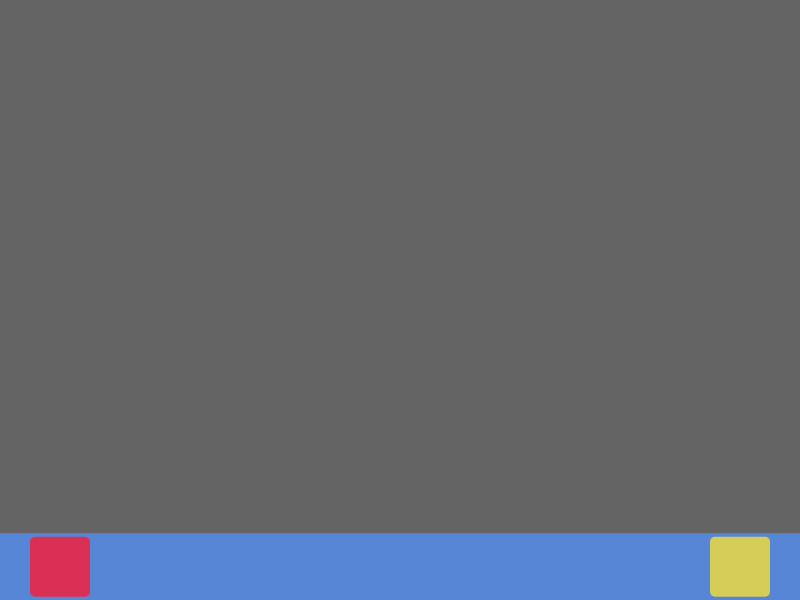
Frame 1 (no input)
Frame 60 (no input): identical to frame 1, image omitted
Frame 120 (the mouse pressed at the canvas centre since frame 60): identical to frame 1, image omitted

The p5.js sketch that drew this single still picture (run headless with seeded random() and noise() and a simulated clock; from frame 60 on, the mouse is pressed at the canvas centre):

// p5.js sketch
// ── sketch.js
var particles = [];
var fixed = false;
var pause = true;

var menuPosition;
var menuHeight;
var toggleButtonPos;
var resolutionConst;
function setup() {
  pixelDensity(1);
  createCanvas(displayWidth, displayHeight); 
  frameRate(60);
  menuPosition = height-height/9;
  menuHeight = height/9;
  buttonSize = menuHeight*0.9;
  toggleButtonPos = createVector(width - buttonSize, menuPosition+menuHeight/2);
  pauseButtonPos = createVector(buttonSize, menuPosition+menuHeight/2);
  resolutionConst = height/200;
}

function draw() {
  background(100);
    
  drawMenu();
  updateParticles();  
  drawParticles();
}

function mouseClicked(){  
  if(mouseY > menuPosition){
    if(mouseX > toggleButtonPos.x-buttonSize/2 &&
       mouseX < toggleButtonPos.x+buttonSize/2 &&
       mouseY > toggleButtonPos.y-buttonSize/2 &&
       mouseY < toggleButtonPos.y+buttonSize/2){
      
      fixed = !fixed;
    }
    if(mouseX > pauseButtonPos.x-buttonSize/2 &&
       mouseX < pauseButtonPos.x+buttonSize/2 &&
       mouseY > pauseButtonPos.y-buttonSize/2 &&
       mouseY < pauseButtonPos.y+buttonSize/2){
      
      pause = !pause;
    }

    return;
  }

  let position = createVector(mouseX, mouseY);  
  let hasDelete = false;

  if (mouseButton === LEFT) {
    for(let i = particles.length-1; i >= 0; i--){
      if(particles[i].clicked(position)){
        particles.splice(i, 1);
        hasDelete = true;
        break;
      }
    }
    if(hasDelete) return false;

    let charge = prompt("Introduce la carga");
    if(charge == null || charge == 0) return false;
    particles.push(new Particle(fixed, charge, position, resolutionConst));
  }
  return false;
}

function drawParticles(){
  particles.forEach(p => {
    p.draw();
  })
}

function drawMenu(){
  push();
  noStroke();
  fill("#5886d6");
  rect(0, menuPosition, width, menuHeight);
  
  rectMode(CENTER);
  fill(pause ? "#db3055" : "#58d67a");
  rect(pauseButtonPos.x, pauseButtonPos.y, buttonSize, buttonSize, 5);

  fill(fixed? "#824de3" : "#d6cc58");
  rect(toggleButtonPos.x, toggleButtonPos.y, buttonSize, buttonSize, 5);

  pop();
}

// function setupSlider(x, y, width){
//   let newSlider;
//   newSlider = createSlider(0, 255, 100);
//   newSlider.position(10, 10);
//   newSlider.style('width', '80px');
//   newSlider.addClass("slider");
//   newSlider.position(x,y);
//   newSlider.style("width", width+"px");
//   return newSlider;
// }

function updateParticles(){
  if(pause) return;
  for(let i = 0; i < particles.length; i++){
    particles[i].update(particles[i], particles);
    garbageColector(i);
  }
}

function garbageColector(index){
  let pos = particles[index].position;
  if(pos.x > width  || pos.x < 0 || pos.y > height || pos.y < 0 || particles[index].charge == 0){
    particles.splice(index, 1);
  }
  
}
// ── Particle.js
class Particle{
  constructor(fixed, charge, position, resolutionConst){
    this.fixed = fixed;
    this.charge = charge;
    this.position = position;
    this.force = createVector(0,0);
    this.color = charge > 0? "#344ceb" : "#f03322";
    this.resolutionConst = resolutionConst;    
  }
  
  draw(){
    fill(this.color);
    circle(this.position.x, this.position.y, this.charge*this.resolutionConst)
  }
  
  update(this_particle, particles){
    this.updateForce(this_particle, particles);
    this.updatePosition();
  }
  
  updateForce(this_particle, particles){
    if(this.fixed) return;
    for(let p of particles){    
      if(p === this_particle) continue;
      if(p5.Vector.dist(p.position, this.position) < 0.05){
        
      }
      let direction = p5.Vector.sub(this.position, p.position);
      direction.normalize();
      let newForce = p5.Vector.mult(direction, this.getForce(p));
      this.force = p5.Vector.add(newForce, this.force);    
    }
  }
  
  updatePosition(){
    if(this.fixed) return;
    this.position = p5.Vector.add(this.force, this.position);
  }  
  
  
  getForce(particle){
    return this.resolutionConst(this.charge*particle.charge)/(Math.pow(particle.position.dist(this.position), 2));
  }
}
// ── style.css
html,
body {
  margin: 0;
  padding: 0;
}

canvas {
  display: block;
}

input[type=range].slider {
  width: 100%;
  margin: 6.2px 0;
  background-color: transparent;
  -webkit-appearance: none;
}

input[type=range].slider:focus {
  outline: none;
}

input[type=range].slider::-webkit-slider-runnable-track {
  background: #354d4d;
  border: 0;
  width: 100%;
  height: 25.6px;
  cursor: pointer;
}

input[type=range].slider::-webkit-slider-thumb {
  margin-top: -6.2px;
  width: 21px;
  height: 38px;
  background: rgba(234, 17, 95, 0.93);
  border: 0;
  border-radius: 7px;
  cursor: pointer;
  -webkit-appearance: none;
}

input[type=range].slider:focus::-webkit-slider-runnable-track {
  background: #415f5f;
}

input[type=range].slider::-moz-range-track {
  background: #354d4d;
  border: 0;
  width: 100%;
  height: 25.6px;
  cursor: pointer;
}

input[type=range].slider::-moz-range-thumb {
  width: 21px;
  height: 38px;
  background: rgba(234, 17, 95, 0.93);
  border: 0;
  border-radius: 7px;
  cursor: pointer;
}

input[type=range].slider::-ms-track {
  background: transparent;
  border-color: transparent;
  border-width: 6.2px 0;
  color: transparent;
  width: 100%;
  height: 25.6px;
  cursor: pointer;
}

input[type=range].slider::-ms-fill-lower {
  background: #293b3b;
  border: 0;
}

input[type=range].slider::-ms-fill-upper {
  background: #354d4d;
  border: 0;
}

input[type=range].slider::-ms-thumb {
  width: 21px;
  height: 38px;
  background: rgba(234, 17, 95, 0.93);
  border: 0;
  border-radius: 7px;
  cursor: pointer;
  margin-top: 0px;
  /*Needed to keep the Edge thumb centred*/
}

input[type=range].slider:focus::-ms-fill-lower {
  background: #354d4d;
}

input[type=range].slider:focus::-ms-fill-upper {
  background: #415f5f;
}

/*TODO: Use one of the selectors from https://stackoverflow.com/a/20541859/7077589 and figure out
how to remove the virtical space around the range input in IE*/
@supports (-ms-ime-align:auto) {

  /* Pre-Chromium Edge only styles, selector taken from hhttps://stackoverflow.com/a/32202953/7077589 */
  input[type=range].slider {
    margin: 0;
    /*Edge starts the margin from the thumb, not the track as other browsers do*/
  }
}
